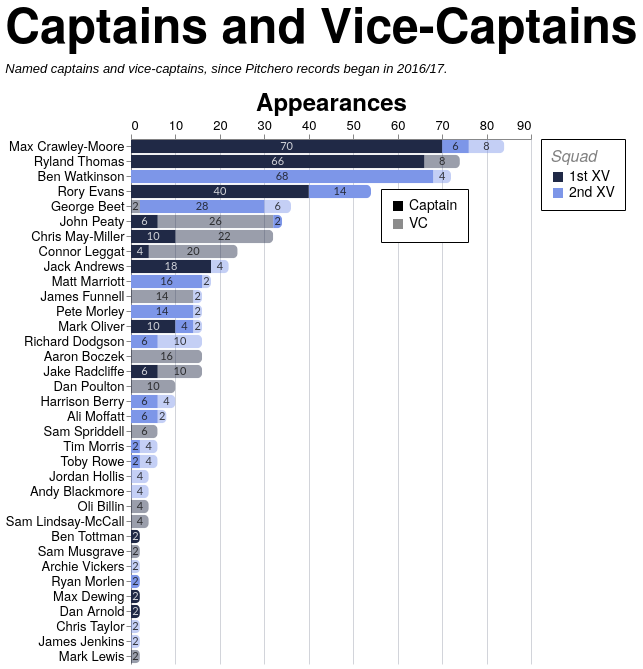

Write a Vega-Lite specification for this figure.
### Vega-Lite specification from a JSON file in a GitHub repository (floating-point values rounded to 4 significant figures; data arrays with more than 128 entries replaced by an {"elided": "..."} marker saying what was removed)
{"config": {"axis": {"labelFont": "PT Sans Narrow, Helvetica Neue, Helvetica, Arial, sans-serif", "titleFont": "PT Sans Narrow, Helvetica Neue, Helvetica, Arial, sans-serif", "labelFontSize": 13, "titleFontSize": 24, "gridColor": "#202947", "gridOpacity": 0.2, "zindex": 1}, "text": {"font": "Lato, sans-serif"}, "bar": {"cornerRadiusEnd": 5}, "header": {"labelFont": "PT Sans Narrow, Helvetica Neue, Helvetica, Arial, sans-serif", "titleFont": "PT Sans Narrow, Helvetica Neue, Helvetica, Arial, sans-serif", "labelFontSize": 24, "titleFontSize": 28, "labelFontWeight": "bold", "orient": "left"}, "legend": {"labelFont": "PT Sans Narrow, Helvetica Neue, Helvetica, Arial, sans-serif", "titleFont": "PT Sans Narrow, Helvetica Neue, Helvetica, Arial, sans-serif", "labelFontSize": 14, "titleFontSize": 16, "titlePadding": 5, "fillColor": "white", "strokeColor": "black", "padding": 10, "titleFontWeight": "lighter", "titleFontStyle": "italic", "titleColor": "gray", "offset": 10}, "title": {"font": "PT Sans Narrow, Helvetica Neue, Helvetica, Arial, sans-serif", "fontSize": 48, "fontWeight": "bold", "anchor": "start", "align": "center", "titlePadding": 20, "subtitlePadding": 10, "subtitleFontSize": 13, "subtitleColor": "", "subtitleFontStyle": "italic", "offset": 15, "color": "black"}, "axisX": {"labelAngle": 0}, "facet": {"title": null, "header": null, "align": {"row": "each", "column": "each"}, "spacing": 10}, "resolve": {"scale": {"y": "independent", "facet": "independent"}}, "background": "transparent", "scale": {"offsetBandPaddingOuter": 0.2, "offsetBandPaddingInner": 0.1}, "view": {"stroke": null, "background": "transparent"}}, "layer": [{"mark": {"type": "bar"}, "encoding": {"color": {"field": "squad", "legend": {"labelExpr": "datum.value + ' XV'", "orient": "right", "title": "Squad"}, "scale": {"domain": ["1st", "2nd"], "range": ["#202946", "#7d96e8"]}, "sort": ["1st", "2nd"], "type": "nominal"}, "opacity": {"field": "role", "legend": {"legendX": 250, "legendY": 50, "orient": "none", "title": null}, "scale": {"domain": ["Captain", "VC"], "range": [1.0, 0.45]}, "sort": ["Captain", "VC"], "type": "nominal"}, "order": {"field": "stack_order", "sort": "ascending", "type": "quantitative"}, "tooltip": [{"field": "player", "title": "Player", "type": "nominal"}, {"field": "squad", "title": "Squad", "type": "nominal"}, {"field": "role", "title": "Role", "type": "nominal"}, {"field": "games_agg", "title": "Games", "type": "quantitative"}], "x": {"axis": {"orient": "top", "title": "Appearances"}, "field": "games_agg", "stack": "zero", "type": "quantitative"}, "y": {"field": "player", "sort": {"field": "player_total", "op": "max", "order": "descending"}, "title": null, "type": "nominal"}}, "transform": [{"aggregate": [{"op": "sum", "field": "games", "as": "games_agg"}, {"op": "max", "field": "player_total", "as": "player_total"}], "groupby": ["player", "squad", "role", "stack_order"]}]}, {"mark": {"type": "text", "align": "center", "baseline": "middle", "fontSize": 11, "opacity": 0.8}, "encoding": {"color": {"field": "label_color", "legend": null, "scale": null, "type": "nominal"}, "text": {"field": "games_agg", "format": ".0f", "type": "quantitative"}, "x": {"field": "x_mid", "type": "quantitative"}, "y": {"field": "player", "sort": {"field": "player_total", "op": "max", "order": "descending"}, "title": null, "type": "nominal"}}, "transform": [{"aggregate": [{"op": "sum", "field": "games", "as": "games_agg"}, {"op": "max", "field": "player_total", "as": "player_total"}], "groupby": ["player", "squad", "role", "stack_order"]}, {"groupby": ["player"], "stack": "games_agg", "sort": [{"field": "stack_order", "order": "ascending"}], "as": ["x0", "x1"]}, {"calculate": "(datum.x0 + datum.x1) / 2", "as": "x_mid"}, {"calculate": "datum.squad === '1st' && datum.role === 'Captain' ? '#ffffff' : '#111111'", "as": "label_color"}]}], "data": {"name": "data-f5a7435f43d156044f356f764d22651d"}, "height": {"step": 15}, "title": {"text": "Captains and Vice-Captains", "subtitle": "Named captains and vice-captains, since Pitchero records began in 2016/17."}, "transform": [{"joinaggregate": [{"op": "sum", "field": "games", "as": "player_total"}], "groupby": ["player"]}], "width": 400, "$schema": "https://vega.github.io/schema/vega-lite/v5.20.1.json", "datasets": {"data-f5a7435f43d156044f356f764d22651d": {"elided": "197 records"}}}
